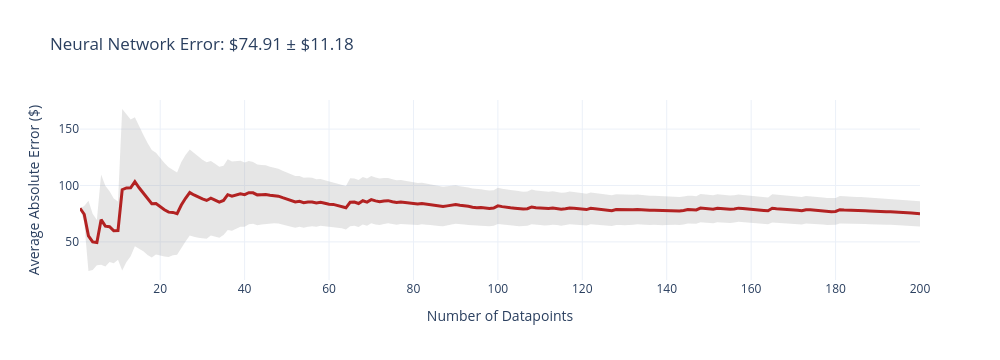
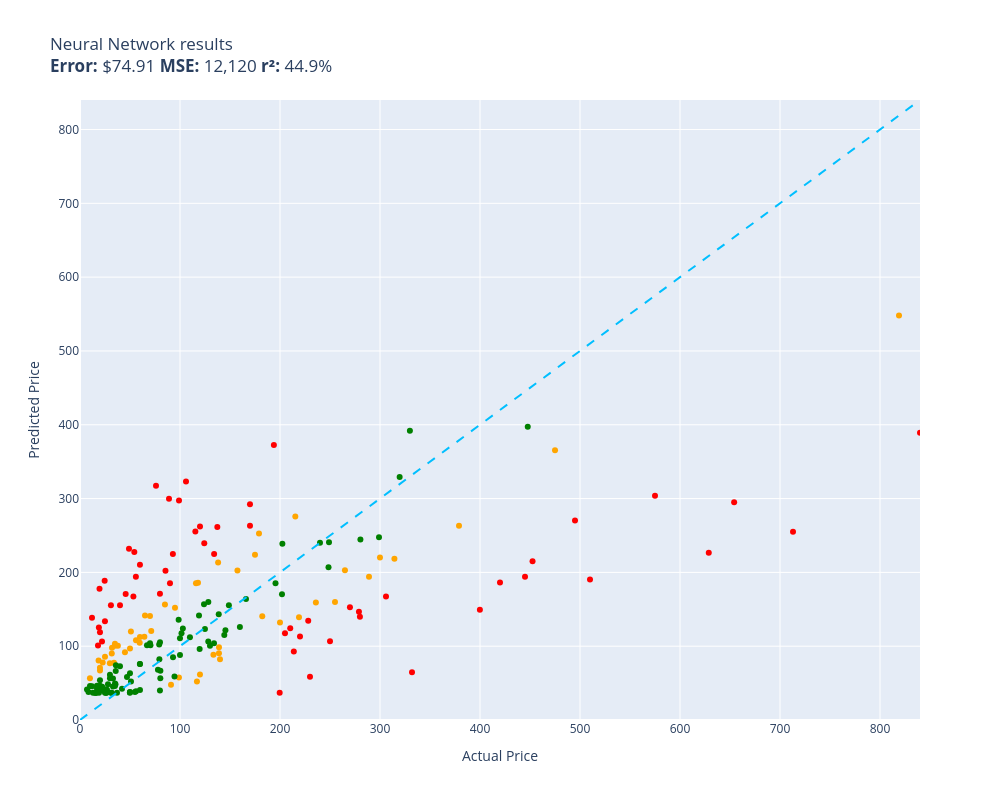

The code cell stored with these charts, in order, in its notebook:
### Code cell
evaluate(neural_network, test)

### Figure 1 — Plotly figure (JSON) as saved in the notebook; plotly's stock layout.template omitted (floating-point values rounded to 4 significant figures; data arrays with more than 128 entries replaced by an {"elided": "..."} marker saying what was removed)
{"data": [{"fill": "toself", "fillcolor": "rgba(128,128,128,0.2)", "hoverinfo": "skip", "line": {"color": "rgba(255,255,255,0)"}, "name": "95% CI", "showlegend": false, "type": "scatter", "x": {"elided": "400 int values"}, "y": {"elided": "400 float values"}}, {"customdata": {"elided": "200x1 float values"}, "hovertemplate": "n=%{x}<br>Avg Error=$%{y:,.2f}<br>±95% CI=$%{customdata[0]:,.2f}<extra></extra>", "line": {"color": "firebrick", "width": 3}, "mode": "lines", "name": "Cumulative Avg Error", "type": "scatter", "x": {"elided": "200 int values"}, "y": {"elided": "200 float values"}}], "layout": {"height": 360, "showlegend": false, "title": {"text": "Neural Network Error: $74.91 ± $11.18"}, "width": 1000, "xaxis": {"title": {"text": "Number of Datapoints"}}, "yaxis": {"title": {"text": "Average Absolute Error ($)"}}}}

### Figure 2 — Plotly figure (JSON) as saved in the notebook; plotly's stock layout.template omitted (floating-point values rounded to 4 significant figures)
{"data": [{"customdata": [["Old Blood Noise Excess V2 Distortion Cho...\nGuess=$139.16 Actual=$219.00"], ["telpo Headlight Assembly Fit For 15 Camr...\nGuess=$185.16 Actual=$115.99"], ["Stand for Raven Pro Document Scanner - P...\nGuess=$76.89 Actual=$29.85"], ["ACDelco GM Original Equipment FW339 Fron...\nGuess=$275.58 Actual=$215.33"], ["Metabo HPT 36V MultiVolt™ Cordless Rotar...\nGuess=$263.06 Actual=$379.00"], ["HK SYSTEMS 13\" Heavy Duty Black \"Push\" O...\nGuess=$156.47 Actual=$84.95"], ["SKB iSeries 3i-13096-6KP Case for BlackM...\nGuess=$224.04 Actual=$174.99"], ["10GBase-LR SFP+ Transceiver, Handar 10GB...\nGuess=$67.10 Actual=$19.99"], ["Canon EOS Rebel T7 Digital SLR Camera wi...\nGuess=$548.09 Actual=$819.00"], ["Evergreen HSHB2005 Cylinder Head Gasket ...\nGuess=$104.72 Actual=$59.69"], ["Southwire 120V/15A Right Angle User Atta...\nGuess=$100.60 Actual=$37.87"], ["Tidal Front + Rear Fender Flares 4PC Poc...\nGuess=$159.90 Actual=$254.99"], ["DALDED LED Light Kit for Lego Sonic Gree...\nGuess=$85.56 Actual=$24.99"], ["Baseball Backpacks Large 18 Inch Bookbag...\nGuess=$90.23 Actual=$31.77"], ["KOHLER 18865-CP Filtered Water Faucet, P...\nGuess=$365.45 Actual=$475.00"], ["Sumerain S1339CM Double Handle Widesprea...\nGuess=$159.34 Actual=$235.86"], ["Festool 492370 Platin 2 S1000 Grit 6-Inc...\nGuess=$47.66 Actual=$91.00"], ["IQShield Screen Protector Compatible wit...\nGuess=$56.49 Actual=$9.95"], ["Neporal Full Spectrum Light Bulb, 6000K ...\nGuess=$80.52 Actual=$18.59"], ["Pidoko Kids Train Table, Grey with 90 Pc...\nGuess=$61.59 Actual=$119.97"], ["Marvel Legends Series X-Men 6-Inch Archa...\nGuess=$57.48 Actual=$98.95"], ["LEGO Marvel Avengers War Machine Buster ...\nGuess=$112.50 Actual=$59.95"], ["ANZO USA 111207 GMC SIERRA 99-06 / YUKON...\nGuess=$140.56 Actual=$182.28"], ["Trim Kit for 2-handle Shower & Tub Valve...\nGuess=$151.94 Actual=$94.99"], ["LSSAGOON Backpack for Women Teen Kids Gi...\nGuess=$77.47 Actual=$33.99"], ["Grey Pneumatic 1311SD Impact Socket Set\nGuess=$202.66 Actual=$157.43"], ["4pc Wheel Spacers Adapters 4\" (2inch Per...\nGuess=$52.22 Actual=$116.95"], ["Urth 62mm UV, Circular Polarizing (CPL),...\nGuess=$98.54 Actual=$139.00"], ["LSI Broadcom SAS 9300-8i 8-port 12Gb/s S...\nGuess=$186.04 Actual=$118.00"], ["AC Compressor & A/C Kit For BMW 335i 335...\nGuess=$218.60 Actual=$314.41"], ["Chalkboard Name Badges with Magnetic Bac...\nGuess=$70.90 Actual=$19.95"], ["Linkloos Solar Street Lights Outdoor Wat...\nGuess=$108.16 Actual=$55.99"], ["Universal Power Group 12V 100Ah Sealed L...\nGuess=$132.08 Actual=$199.99"], ["18 Inch White Undermount Kitchen Sink - ...\nGuess=$252.56 Actual=$179.00"], ["New Replacement seat cover fits Yamaha M...\nGuess=$90.58 Actual=$138.95"], ["Amana Tool - SC587 Carbide Tipped 3-Wing...\nGuess=$120.50 Actual=$71.23"], ["UPR Mach 1 Chin Spoiler Fits 94-98 Musta...\nGuess=$141.48 Actual=$64.99"], ["Skullcandy Hesh Evo Bluetooth Headphones...\nGuess=$140.87 Actual=$69.99"], ["ASUS VY279HE-W 27” 1080P Monitor - White...\nGuess=$213.22 Actual=$138.10"], ["LCD Screen for Dell Inspiron 17R 17.3\" H...\nGuess=$112.96 Actual=$64.37"], ["CTLAMP XL-2100 Professional Quality XL-2...\nGuess=$97.80 Actual=$32.00"], ["200 ' feet True 14 Gauge AWG CCA Speaker...\nGuess=$91.77 Actual=$44.95"], ["APS iBoard (304 Stainless Steel Polished...\nGuess=$202.89 Actual=$264.95"], ["StonKraft Brass Chess Board Game Set wit...\nGuess=$82.29 Actual=$140.00"], ["Audio Techinca ATW-T1002 System 10 Handh...\nGuess=$194.00 Actual=$289.00"], ["Star Wars Die-Cast Metal TITANIUM Series...\nGuess=$77.76 Actual=$22.70"], ["HP Laserjet 2100 Laser Printer W/Test Pr...\nGuess=$220.30 Actual=$299.98"], ["Viola Bow 4/4 Full Size Carbon Fiber (Bl...\nGuess=$96.77 Actual=$49.99"], ["Targus CityGear Durable Backpack, Black,...\nGuess=$88.46 Actual=$133.43"], ["Jada Toys Ryan's World Combo Panda Airli...\nGuess=$103.32 Actual=$34.94"], ["Pyle 2x120 Watt Home Audio Speaker Power...\nGuess=$120.05 Actual=$50.92"], ["STICKGOO Peel and Stick Backsplash for K...\nGuess=$100.65 Actual=$34.99"]], "hovertemplate": "%{customdata[0]}<extra></extra>", "legendgroup": "orange", "marker": {"color": "orange", "size": 6, "symbol": "circle"}, "mode": "markers", "name": "orange", "orientation": "v", "showlegend": true, "type": "scatter", "x": [219.0, 116.0, 29.85, 215.3, 379.0, 84.95, 175.0, 19.99, 819.0, 59.69, 37.87, 255.0, 24.99, 31.77, 475.0, 235.9, 91.0, 9.95, 18.59, 120.0, 98.95, 59.95, 182.3, 94.99, 33.99, 157.4, 117.0, 139.0, 118.0, 314.4, 19.95, 55.99, 200.0, 179.0, 138.9, 71.23, 64.99, 69.99, 138.1, 64.37, 32.0, 44.95, 264.9, 140.0, 289.0, 22.7, 300.0, 49.99, 133.4, 34.94, 50.92, 34.99], "xaxis": "x", "y": [139.2, 185.2, 76.89, 275.6, 263.1, 156.5, 224.0, 67.1, 548.1, 104.7, 100.6, 159.9, 85.56, 90.23, 365.5, 159.3, 47.66, 56.49, 80.52, 61.59, 57.48, 112.5, 140.6, 151.9, 77.47, 202.7, 52.22, 98.54, 186.0, 218.6, 70.9, 108.2, 132.1, 252.6, 90.58, 120.5, 141.5, 140.9, 213.2, 113.0, 97.8, 91.77, 202.9, 82.29, 194.0, 77.76, 220.3, 96.77, 88.46, 103.3, 120.1, 100.6], "yaxis": "y"}, {"customdata": [["NewPower99 Battery Kit for Samsung Galax...\nGuess=$38.03 Actual=$54.95"], ["EXMAX NG-10X Fresnel Lens Focusing Adapt...\nGuess=$104.08 Actual=$69.98"], ["SuppliesOutlet Compatible Toner Cartridg...\nGuess=$115.02 Actual=$144.29"], ["8544771 Dryer Heating Element, 279816 Th...\nGuess=$66.45 Actual=$35.74"], ["Pump Head TBVECHI 175PSI 4KW 5.5HP 21CFM...\nGuess=$391.91 Actual=$329.90"], ["Panasonic KX-TG6511B DECT 6.0 PLUS Expan...\nGuess=$102.38 Actual=$79.20"], ["LOVE MEI Galaxy S10 Lite Case, Military ...\nGuess=$56.38 Actual=$32.98"], ["GJY Portable TV,10.6 inch Mini TV for AT...\nGuess=$82.19 Actual=$79.36"], ["LD Products Compatible Toner Cartridge R...\nGuess=$63.23 Actual=$49.98"], ["PEMP E65 E66 CDC Simulate Optical Fiber ...\nGuess=$141.48 Actual=$119.00"], ["Intermatic PX300 12V 300W Transformer wi...\nGuess=$104.08 Actual=$134.00"], ["CORSAIR Dominator Platinum RGB 32GB (2x1...\nGuess=$156.74 Actual=$124.00"], ["June Garden 12\" Sweet Dolly Charlotte - ...\nGuess=$54.01 Actual=$19.99"], ["Aolemi Oil Rubbed Bronze Single Function...\nGuess=$135.75 Actual=$98.65"], ["Clementoni 39132.5 Jigsaw Puzzle 1,000 P...\nGuess=$40.12 Actual=$79.95"], ["GanFindX Portable Car Hand Controls for ...\nGuess=$125.87 Actual=$159.90"], ["KOMPUTERBAY 4GB 2X 2GB DDR2 1066MHz PC2-...\nGuess=$56.53 Actual=$80.34"], ["Mylites+ Standard Comic Book Mylar Sleev...\nGuess=$49.54 Actual=$34.99"], ["Wenger City Upgrade Laptop Backpack with...\nGuess=$121.55 Actual=$145.42"], ["AUTOFREE LED Tail Lights Assembly Compat...\nGuess=$170.38 Actual=$201.99"], ["Adams Check Payment and Deposit Register...\nGuess=$48.49 Actual=$35.49"], ["3D Tree Hole Branches 075 Stair Risers D...\nGuess=$100.72 Actual=$129.99"], ["Fjallraven, Kanken Laptop 15\" Backpack f...\nGuess=$96.10 Actual=$119.65"], ["Retevis RT68 Soft Earhook Walkie Talkie ...\nGuess=$41.43 Actual=$6.99"], ["Evan-Fischer Front Bumper Cover Compatib...\nGuess=$238.95 Actual=$202.38"], ["Laisomeke Waterproof Junction Box, Unive...\nGuess=$45.57 Actual=$11.99"], ["Webcem Solar Shed Light Outdoor Indoor, ...\nGuess=$68.13 Actual=$77.96"], ["Western Digital Enterprise RE4-GP 2TB SA...\nGuess=$112.07 Actual=$109.95"], ["VLAND LED Smoked Taillights Compatible F...\nGuess=$240.02 Actual=$239.99"], ["PM Auto Front Right Quick Complete Strut...\nGuess=$123.43 Actual=$124.94"], ["Tablet PC Cover Compatible with Lenovo T...\nGuess=$37.07 Actual=$31.61"], ["Miyaya@ Funny Animal Masks Collection fo...\nGuess=$46.44 Actual=$16.99"], ["Ultra Duster Canned Air Net 10 Oz 6-Pack\nGuess=$37.07 Actual=$49.90"], ["Beck/Arnley 0421945 Air Filter\nGuess=$74.05 Actual=$35.87"], ["Liberty Imports 12 Pack: US Military Toy...\nGuess=$42.84 Actual=$16.98"], ["Ceramic Talavera Mexican Tile 4x4\", 9 Pi...\nGuess=$61.24 Actual=$29.95"], ["Intrepid International Dressage Letters-...\nGuess=$41.06 Actual=$26.99"], ["KUNN Small Electrician Tool Pouch Utilit...\nGuess=$44.77 Actual=$21.99"], ["iPhone 12/12 Pro Nicaragua Guardabarranc...\nGuess=$46.32 Actual=$19.97"], ["Replacement Remote Control for PANASONIC...\nGuess=$46.05 Actual=$34.95"], ["KS K-STORM Replacement Silicone Mushroom...\nGuess=$37.98 Actual=$8.50"], ["4LT LUMINETTE Vanity Opal GLS BSN\nGuess=$110.69 Actual=$99.99"], ["GE RPWF SmartWater Comparable Refrigerat...\nGuess=$37.07 Actual=$36.99"], ["MGP Caliper Covers 39011SACURD Red Powde...\nGuess=$240.70 Actual=$249.00"], ["NewFantasia Replacement Audio Cable with...\nGuess=$37.07 Actual=$31.00"], ["Mikrotik RB3011UIAS-RM RouterBOARD 10xGi...\nGuess=$247.43 Actual=$299.00"], ["MONOCARBON Forged Carbon Fiber Case for ...\nGuess=$40.51 Actual=$59.99"], ["DuraGo 29515020 Front Hub Assembly\nGuess=$159.73 Actual=$128.34"], ["MXR Carbon Copy Deluxe Analog Delay Guit...\nGuess=$185.35 Actual=$195.50"], ["GENUINE VOLVO THERMOSTAT (3.0, 3.2) S60 ...\nGuess=$123.84 Actual=$102.85"], ["USB Charger, CIVIE High Speed 60W Multip...\nGuess=$36.55 Actual=$15.99"], ["Pyle Wireless Rear View Backup Camera - ...\nGuess=$101.38 Actual=$70.45"], ["Cardone 84-58642 New HEI Electronic Dist...\nGuess=$163.79 Actual=$165.99"], ["Hp Pavilion P7-1257c Motherboard Aahd3-h...\nGuess=$75.91 Actual=$59.86"], ["Kastar Battery Pack Replacement for Sony...\nGuess=$41.10 Actual=$19.99"], ["AZX Stylus Pencil for Apple iPad Pro 202...\nGuess=$56.51 Actual=$29.99"], ["Raspberry Pi 3 Model B+ Aluminum Case Me...\nGuess=$37.07 Actual=$14.99"], ["ROHL WSGUM3018WH Wire Sink Grids, White\nGuess=$106.28 Actual=$128.28"], ["Diversitech UC2436-3 Ultralite Condenser...\nGuess=$66.73 Actual=$80.39"], ["200 Couples Conversation Cards - Enjoy B...\nGuess=$45.47 Actual=$32.97"], ["The Puppet Company - Carpet-Unicorn, Whi...\nGuess=$37.05 Actual=$19.00"], ["KYX Racing Hardened Steel Center Drive S...\nGuess=$58.26 Actual=$46.99"], ["Baumgartens Sicurix Blank PVC ID Cards (...\nGuess=$41.21 Actual=$19.11"], ["OEM Samsung Remote Control Shipped with ...\nGuess=$38.90 Actual=$56.00"], ["Venom Power Terra Hunter R/T+ R/T All-Te...\nGuess=$329.38 Actual=$319.65"], ["Custom Engagement Logo Desk Embosser Sea...\nGuess=$37.46 Actual=$49.95"], ["520 Pieces Christmas Envelope Seal Stick...\nGuess=$37.07 Actual=$25.99"], ["LD Compatible Ink Cartridge Replacement ...\nGuess=$42.33 Actual=$41.99"], ["BestPricedDecals Wine A BIT, You'll Feel...\nGuess=$37.03 Actual=$12.98"], ["VATOS 4 Packs Bubble Machine Gun for Kid...\nGuess=$40.29 Actual=$22.88"], ["Steering Wheel, Carbon Fiber Automotive ...\nGuess=$397.17 Actual=$447.74"], ["BXYJY for Samsung Galaxy Z Fold 3 Case w...\nGuess=$37.87 Actual=$49.99"], ["VONADO Space Wars Colonial Viper MK1 Bui...\nGuess=$72.79 Actual=$39.99"], ["Replacement Remote Control fit for Sony ...\nGuess=$45.91 Actual=$9.99"], ["Disney Princess Sparkling Princess Sleep...\nGuess=$37.07 Actual=$24.95"], ["sabermaster TCG Playmat yugioh playmat T...\nGuess=$44.92 Actual=$21.99"], ["DuraGo BR5330 Front Vented Disc Brake Ro...\nGuess=$117.42 Actual=$101.51"], ["Vinyl Soft Top Roll-up Adjustable Truck ...\nGuess=$155.32 Actual=$148.88"], ["Glovion Music Stand Light, Clip On Piano...\nGuess=$48.34 Actual=$27.99"], ["Samsung DA97-07603B Freezer Ice Maker As...\nGuess=$85.14 Actual=$93.02"], ["Intex River Run Connect Lounge (Four)\nGuess=$58.80 Actual=$94.49"], ["Think Gizmos Build Your Own Robot Toys f...\nGuess=$41.72 Actual=$24.95"], ["PowerSport Front Rear Brakes and Rotors ...\nGuess=$207.06 Actual=$248.51"], ["KZ ZS10 Pro in Ear Monitor Headphone KZ ...\nGuess=$101.42 Actual=$66.99"], ["Fender Hendrix Voodoo Child Coiled Instr...\nGuess=$75.83 Actual=$59.99"], ["W11130208 W10695459 Refrigerator LED Mod...\nGuess=$37.06 Actual=$26.59"], ["Garmin 010-12402-10 GT15M-TM Transom-Mou...\nGuess=$143.13 Actual=$138.74"], ["Fitness Center Gym Room Weight Train Dua...\nGuess=$88.08 Actual=$99.99"], ["MonMount Triple Monitor Stand Freestandi...\nGuess=$105.43 Actual=$79.99"], ["For Volvo C70 S70 V70 V40 S40 AC Compres...\nGuess=$244.42 Actual=$280.41"], ["Refresh NSF-53 Premium Replacement Refri...\nGuess=$52.20 Actual=$50.99"], ["NICKSTON Red Sparkling Glitter Slim Band...\nGuess=$40.11 Actual=$25.99"]], "hovertemplate": "%{customdata[0]}<extra></extra>", "legendgroup": "green", "marker": {"color": "green", "size": 6, "symbol": "circle"}, "mode": "markers", "name": "green", "orientation": "v", "showlegend": true, "type": "scatter", "x": [54.95, 69.98, 144.3, 35.74, 329.9, 79.2, 32.98, 79.36, 49.98, 119.0, 134.0, 124.0, 19.99, 98.65, 79.95, 159.9, 80.34, 34.99, 145.4, 202.0, 35.49, 130.0, 119.7, 6.99, 202.4, 11.99, 77.96, 110.0, 240.0, 124.9, 31.61, 16.99, 49.9, 35.87, 16.98, 29.95, 26.99, 21.99, 19.97, 34.95, 8.5, 99.99, 36.99, 249.0, 31.0, 299.0, 59.99, 128.3, 195.5, 102.8, 15.99, 70.45, 166.0, 59.86, 19.99, 29.99, 14.99, 128.3, 80.39, 32.97, 19.0, 46.99, 19.11, 56.0, 319.6, 49.95, 25.99, 41.99, 12.98, 22.88, 447.7, 49.99, 39.99, 9.99, 24.95, 21.99, 101.5, 148.9, 27.99, 93.02, 94.49, 24.95, 248.5, 66.99, 59.99, 26.59, 138.7, 99.99, 79.99, 280.4, 50.99, 25.99], "xaxis": "x", "y": [38.03, 104.1, 115.0, 66.45, 391.9, 102.4, 56.38, 82.19, 63.23, 141.5, 104.1, 156.7, 54.01, 135.7, 40.12, 125.9, 56.53, 49.54, 121.5, 170.4, 48.49, 100.7, 96.1, 41.43, 239.0, 45.57, 68.13, 112.1, 240.0, 123.4, 37.07, 46.44, 37.07, 74.05, 42.84, 61.24, 41.06, 44.77, 46.32, 46.05, 37.98, 110.7, 37.07, 240.7, 37.07, 247.4, 40.51, 159.7, 185.3, 123.8, 36.55, 101.4, 163.8, 75.91, 41.1, 56.51, 37.07, 106.3, 66.73, 45.47, 37.05, 58.26, 41.21, 38.9, 329.4, 37.46, 37.07, 42.33, 37.03, 40.29, 397.2, 37.87, 72.79, 45.91, 37.07, 44.92, 117.4, 155.3, 48.34, 85.14, 58.8, 41.72, 207.1, 101.4, 75.83, 37.06, 143.1, 88.08, 105.4, 244.4, 52.2, 40.11], "yaxis": "y"}, {"customdata": [["RBC12-UPC Replacement Battery Cartridge ...\nGuess=$58.72 Actual=$229.99"], ["Bam France 2002XL Contoured Hightech Bla...\nGuess=$254.92 Actual=$713.00"], ["46mm Digital Pro High-Resolution Close-U...\nGuess=$118.98 Actual=$19.99"], ["Innovative Percussion CB-6 Chamois Bass ...\nGuess=$227.49 Actual=$54.32"], ["APS iBoard 6-inch Aluminum (Black Powder...\nGuess=$124.40 Actual=$210.23"], ["Bam Trekking 3027SB Single Black Clarine...\nGuess=$64.57 Actual=$332.00"], ["DEWALT 20V MAX* XR Impact Driver with Bl...\nGuess=$215.16 Actual=$452.53"], ["Mini PC, Kinupute Desktop Computer E3-12...\nGuess=$270.13 Actual=$495.00"], ["Deco Mount Pro Tripod Microphone Stand w...\nGuess=$210.24 Actual=$59.95"], ["Scranton & Co 3 Drawer Mobile File Cabin...\nGuess=$255.33 Actual=$115.35"], ["Task T24287 Roman Ogee Router Bit with 1...\nGuess=$194.17 Actual=$55.88"], ["Travelpro Platinum Elite Slim Business L...\nGuess=$92.93 Actual=$213.83"], ["JRready ST6313 DT Deutsch Connector Kit,...\nGuess=$37.07 Actual=$199.68"], ["15\" Locking Shower Head Extension Arm in...\nGuess=$170.95 Actual=$79.95"], ["Dakota Alert MURS Alert Probe Sensor - M...\nGuess=$113.20 Actual=$219.99"], ["152MM Hole Saws M42 Bi-Metal High Speed ...\nGuess=$100.94 Actual=$17.99"], ["Projector, CRAZVIEW Projector with WiFi ...\nGuess=$167.20 Actual=$53.40"], ["Diversitech WG840585 Motor, (Ddb) 1/3Hp,...\nGuess=$224.86 Actual=$134.12"], ["MC: Pindicator (Dual Intensity Amber)\nGuess=$155.45 Actual=$40.00"], ["Poison Spyder 10-08-020 Rocker Knocker\nGuess=$226.57 Actual=$628.76"], ["DIMARZIO 204284 DP 163FBK Blues Bucker G...\nGuess=$185.43 Actual=$89.99"], ["Lighted Triangle Mirror Cabinet Bathroom...\nGuess=$194.23 Actual=$445.00"], ["BESTILL Wall Mounted Shower Faucet Set, ...\nGuess=$317.24 Actual=$76.00"], ["Trail Gear Twin Stick Kit for Top Shift ...\nGuess=$139.94 Actual=$279.92"], ["Engine Thermostat, Replace 19301-PAA-306...\nGuess=$125.22 Actual=$18.89"], ["Dell Optiplex 390 Desktop Computer i3 3....\nGuess=$239.35 Actual=$124.27"], ["Satco S9596, 4 Count (Pack of 1), 4.18\nGuess=$138.48 Actual=$12.00"], ["Kingston Brass KS269SN Kingston Clawfoot...\nGuess=$167.38 Actual=$305.99"], ["EMART Photography C Stand with Boom Arm,...\nGuess=$262.21 Actual=$119.99"], ["KOHLER K-1185540-CP Assembly-Slider\nGuess=$170.68 Actual=$45.67"], ["Pioneer 2AM401-BN Two Handle Kitchen Fau...\nGuess=$134.45 Actual=$228.22"], ["Aeromotive 13304 Regulator, X1 Adjustabl...\nGuess=$152.88 Actual=$269.95"], ["Walker Exhaust Ultra EPA 16478 Direct Fi...\nGuess=$303.72 Actual=$574.99"], ["Royal Designs, Inc. Decorative Abundant ...\nGuess=$133.70 Actual=$24.95"], ["Canon Sure Shot 90u 35mm Date Camera\nGuess=$149.27 Actual=$399.89"], ["Wilkinson LOW GAUSS Vintage Tone Strat S...\nGuess=$155.56 Actual=$30.93"], ["Ibanez M510OVS Acoustic Mandolin in Vint...\nGuess=$292.23 Actual=$169.99"], ["Berta (6 Pieces) 1-1/4 inch Overlay, 90 ...\nGuess=$188.57 Actual=$24.66"], ["CradlePoint Compact Broadband Router (CB...\nGuess=$299.59 Actual=$89.00"], ["Auertech Portable Washing Machine, 14lbs...\nGuess=$297.38 Actual=$98.99"], ["Evan Fischer Radiator Cooling Fan Assemb...\nGuess=$261.56 Actual=$137.34"], ["ECCPP Power Steering Pump for 2009-2010 ...\nGuess=$202.05 Actual=$85.48"], ["SP Air Corporation SP-8102BU 1/4-Inch He...\nGuess=$117.50 Actual=$204.99"], ["Music Hall pa15.3 MM/MC Phono Preamplifi...\nGuess=$106.71 Actual=$250.00"], ["Lorell Bell Chair Glide, 2.5\", Black\nGuess=$177.92 Actual=$19.50"], ["4 Inches Rolled Muffler Tip Catback Exha...\nGuess=$372.67 Actual=$193.88"], ["Competition Clutch Disc and Pressure Pla...\nGuess=$190.26 Actual=$510.00"], ["KUNFINE Android Radio CarPlay & Android ...\nGuess=$323.08 Actual=$106.00"], ["VIPMOTOZ Sequential Turn Signal Premium ...\nGuess=$146.75 Actual=$278.94"], ["A-Premium Front Suspension Steering Knuc...\nGuess=$231.90 Actual=$48.99"], ["Dell XPS 13 9343-2727SLV 13.3\" Full HD S...\nGuess=$389.25 Actual=$839.99"], ["Pacific Drums PDCM1618TTRB 16 x 18 Inche...\nGuess=$186.42 Actual=$419.99"], ["Blanco 230966 Valea Stainless Steel Sink...\nGuess=$224.81 Actual=$92.88"], ["Empava 24\" Single Wall Ovens 10 Cooking ...\nGuess=$294.93 Actual=$654.14"], ["VTech Strum and Jam Kidi Musical Guitar ...\nGuess=$106.26 Actual=$21.99"], ["Xiaomi Redmi 10 2022 NFC 4G LTE (128GB +...\nGuess=$263.20 Actual=$169.99"]], "hovertemplate": "%{customdata[0]}<extra></extra>", "legendgroup": "red", "marker": {"color": "red", "size": 6, "symbol": "circle"}, "mode": "markers", "name": "red", "orientation": "v", "showlegend": true, "type": "scatter", "x": [230.0, 713.0, 19.99, 54.32, 210.2, 332.0, 452.5, 495.0, 59.95, 115.3, 55.88, 213.8, 199.7, 79.95, 220.0, 17.99, 53.4, 134.1, 40.0, 628.8, 89.99, 445.0, 76.0, 279.9, 18.89, 124.3, 12.0, 306.0, 120.0, 45.67, 228.2, 269.9, 575.0, 24.95, 399.9, 30.93, 170.0, 24.66, 89.0, 98.99, 137.3, 85.48, 205.0, 250.0, 19.5, 193.9, 510.0, 106.0, 278.9, 48.99, 840.0, 420.0, 92.88, 654.1, 21.99, 170.0], "xaxis": "x", "y": [58.72, 254.9, 119.0, 227.5, 124.4, 64.57, 215.2, 270.1, 210.2, 255.3, 194.2, 92.93, 37.07, 170.9, 113.2, 100.9, 167.2, 224.9, 155.5, 226.6, 185.4, 194.2, 317.2, 139.9, 125.2, 239.3, 138.5, 167.4, 262.2, 170.7, 134.4, 152.9, 303.7, 133.7, 149.3, 155.6, 292.2, 188.6, 299.6, 297.4, 261.6, 202.1, 117.5, 106.7, 177.9, 372.7, 190.3, 323.1, 146.7, 231.9, 389.2, 186.4, 224.8, 294.9, 106.3, 263.2], "yaxis": "y"}, {"hoverinfo": "skip", "line": {"color": "deepskyblue", "dash": "dash", "width": 2}, "mode": "lines", "name": "y = x", "showlegend": false, "type": "scatter", "x": [0, 840.0], "y": [0, 840.0]}], "layout": {"height": 800, "legend": {"title": {"text": "color"}, "tracegroupgap": 0}, "showlegend": false, "title": {"text": "Neural Network results<br><b>Error:</b> $74.91 <b>MSE:</b> 12,120 <b>r²:</b> 44.9%"}, "width": 1000, "xaxis": {"anchor": "y", "domain": [0, 1], "range": [0, 840.0], "title": {"text": "Actual Price"}}, "yaxis": {"anchor": "x", "domain": [0, 1], "range": [0, 840.0], "title": {"text": "Predicted Price"}}}}
